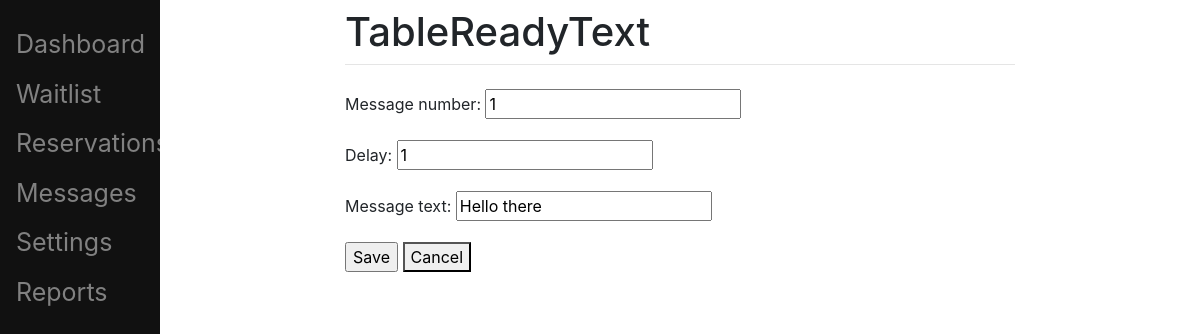
Screenshot of /message_update/5 with the database file from the repository.
### main/models.py (models this page shows)
class Message(models.Model):
    message_number = models.IntegerField()
    delay =  models.IntegerField()
    message_text = models.CharField(max_length=200)

### main/views.py (the view, shortened to what this page needs)
# urls.py: path('message_update/<int:id>', MessageUpdateView.as_view(), name='message-update' ),
class MessageUpdateView(UpdateView):
    template_name = 'main/message_update.html'
    form_class = MessageModelForm
    def get_object(self):
        id = self.kwargs.get("id")
        return get_object_or_404(Message, id=id)

### main/forms.py
class MessageModelForm(forms.ModelForm):
    class Meta:
        model = Message
        fields = ['message_number','delay','message_text']

### main/templates/main/message_update.html (shortened to what this page needs)
{% extends 'base.html' %}
{% block content %}
    <form method='POST'>
        {{ form.as_p }}
        <input type='submit' value='Save'>
        <a href='../message'><button type='button' value='save'>Cancel</button></a>
    </form>
{% endblock content %}

### rows the page displays
Message: message_number "1", delay "1", message_text "Hello there"
